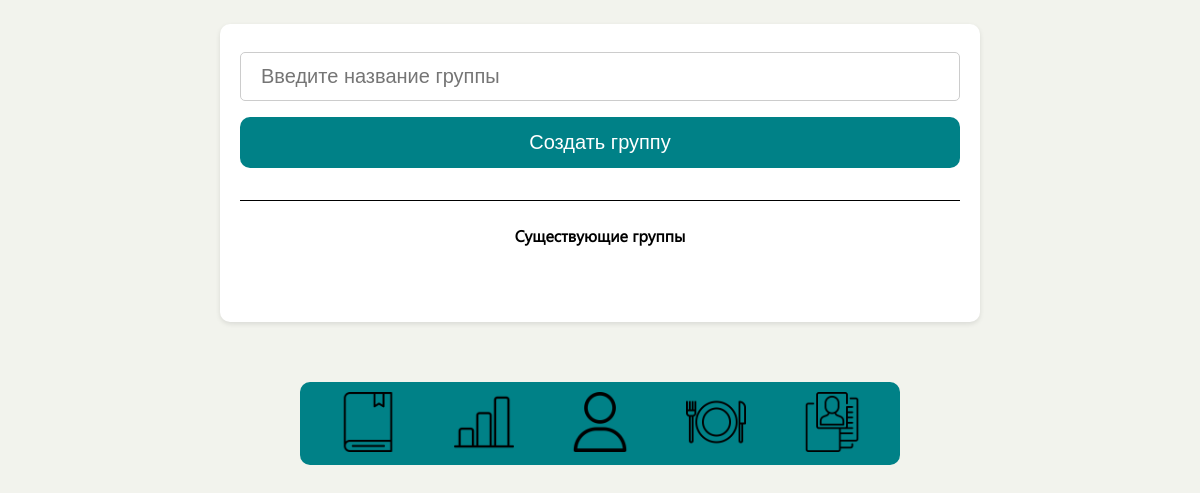
Page /creategroup (signed in) on the earlier database version.
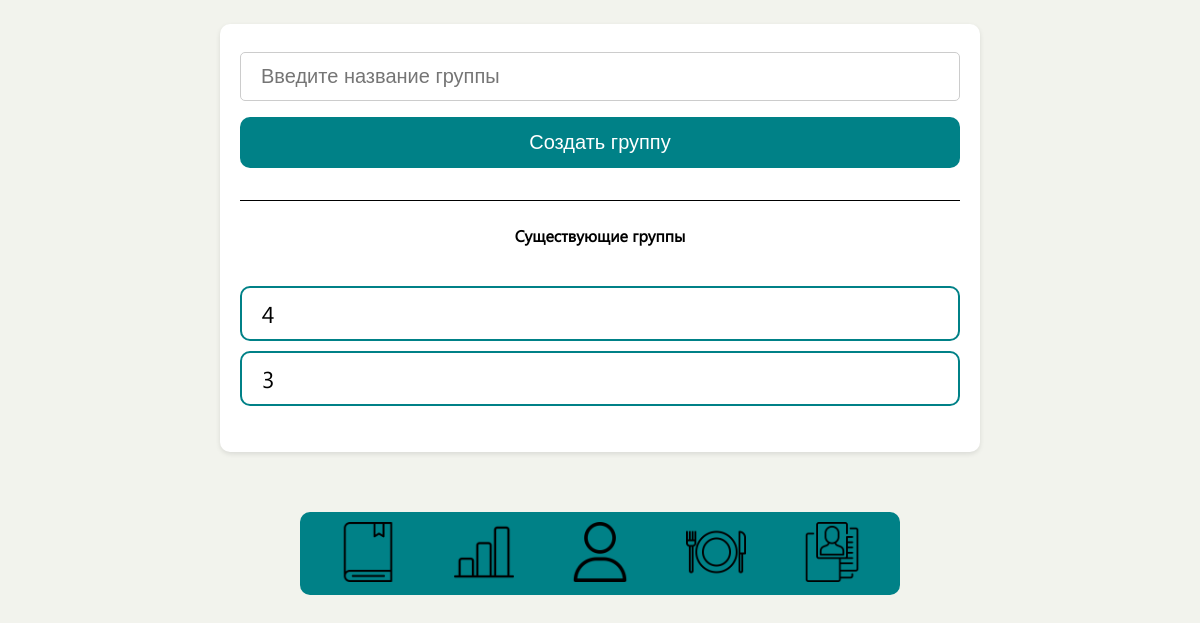
Same page on the later database version.
### webflut/models.py (models this page shows, shortened)
class Group(models.Model):
    name = models.CharField(max_length=100)
    creator = models.ForeignKey(User, on_delete=models.CASCADE, related_name='created_groups', null=True, blank=True)
    users = models.ManyToManyField(User, related_name='joined_groups')

### webflut/views.py (the view)
# urls.py: path('creategroup', views.creategroup, name='creategroup'),
@login_required
def creategroup(request):
    if request.method == 'POST':
        group_name = request.POST.get('group_name')
        user = request.user  # Получить текущего пользователя
        group = Group.objects.create(name=group_name, creator=user)  # Создать группу с указанием создателя
        return redirect('creategroup')
    groups = Group.objects.filter(creator=request.user)
    return render(request, 'creategroup.html', {'groups': groups})

### webflut/templates/creategroup.html (shortened to what this page needs)
{% load static %}
{% load pwa %}
<!DOCTYPE html>
<html lang="en">
    <head>
        <link href="{% static 'css/Groups Pages/groups.css' %}" rel="stylesheet" />
    </head>
<body>
<div class="container">
    <form action="{% url 'creategroup' %}" method="post">
        <input type="text" name="group_name" placeholder="Введите название группы" required>
        <button type="submit">Создать группу</button>
    </form>
    <text class="title" id="all">Существующие группы</text>
    <ul>
        {% for group in groups %}
        <li><a href="{% url 'groupdetail' group_id=group.id %}">{{ group.name }}</a></li>
        {% endfor %}
    </ul>
</div>
{% include 'footer.html' %}
</body>
</html>

### webflut/templates/footer.html (shortened to what this page needs)
{% load static %} {% load pwa %}
<link href="{% static 'css/footer.css' %}" rel="stylesheet" />
<footer>
  <a href="{% url 'creategroup' %}" class="buttonFooter">
    <img src="{% static 'accets/журнал.png' %}" class="imgFooter"
  /></a>
  <a href="{% url 'display_chart' %}" class="buttonFooter">
    <img src="{% static 'accets/статистика.png' %}" class="imgFooter"
  /></a>
  <a href="{% url 'profile' %}" class="buttonFooter">
    <img src="{% static 'accets/profile.png' %}" class="imgFooter"
  /></a>
  <a href="{% url 'calories_and_bjy' %}" class="buttonFooter">
    <img src="{% static 'accets/kkal.png' %}" class="imgFooter"
  /></a>
  <a href="{% url 'person_info' %}" class="buttonFooter">
    <img src="{% static 'accets/pers_info.png' %}" class="imgFooter"
  /></a>
</footer>

### webflut/static/css/Groups Pages/Groups.css (style rules this page uses)
html { font-family: "Segoe UI"; background-color: #f2f3ed; }
body { margin: 0; display: flex; align-items: center; flex-direction: column; }
#all { border-top: 1px solid black; width: 100%; text-align: center; margin-top: 2vw; padding-top: 2vw; }
.container { width: 90%; display: flex; flex-direction: column; margin: 2vw auto; border-radius: 10px; padding: 20px; background-color: #fff; box-shadow: 0 2px 5px rgba(0, 0, 0, 0.1); }
.container .title { margin-bottom: 2vw; font-family: "Segoe UI"; font-weight: 600; }
.container form { display: flex; flex-direction: column; }
input[type=text] { padding: 12px 20px; margin: 8px 0; font-size: 20px; border: 1px solid #ccc; box-sizing: border-box; border-radius: 5px; }
button[type=submit] { font-size: 20px; width: 100%; background-color: #008187; color: white; padding: 14px 20px; margin: 8px 0; border: none; cursor: pointer; border-radius: 10px; transition: background-color 0.3s; }
ul { list-style-type: none; padding: 0; }
li { overflow: hidden; padding: 10px 20px; border-radius: 10px; font-size: 23px; border: 2px solid #008187; margin-bottom: 10px; }
a { text-decoration: none; color: #000; }
@media (min-width: 481px) { .container { width: 70%; } }
@media (min-width: 769px) { .container { width: 60%; } }

### webflut/static/css/footer.css (style rules this page uses)
footer { position: fixed; bottom: 0; margin: 3vw auto; left: 0; right: 0; background-color: #008187; border-radius: 10px; display: flex; width: 90%; justify-content: space-around; padding: 15px; white-space: nowrap; box-sizing: border-box; }
.buttonFooter { font-size: 10px; text-decoration: none; border-radius: 5px; border: 0; }
.imgFooter { width: 11vw; }
@media (min-width: 481px) { footer { width: 70%; } }
@media (min-width: 481px) { .imgFooter { width: 8vw; } }
@media (min-width: 769px) { footer { width: 50%; padding: 10px; } }
@media (min-width: 769px) { .imgFooter { width: 5vw; } }

Differences in the rows shown:
added Group: name "4"
added Group: name "3"
